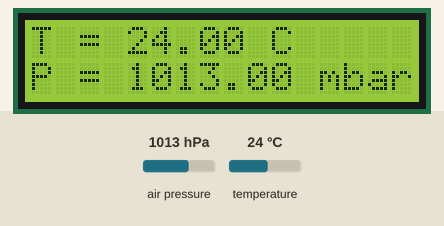
Simulated run of this sketch. Board: Particle Photon. On the bench: 16×2 character LCD. Inputs (shaded band) come from the test bench; at power-on: air pressure 1013 hPa, temperature 24 °C.

Above: at 1.2 s.
1.3 s: air pressure set to 952 hPa
At 3.2 s:
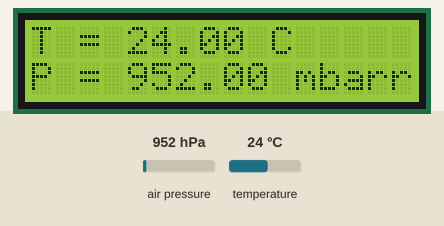
4.0 s: temperature set to 12 °C
At 5.1 s:
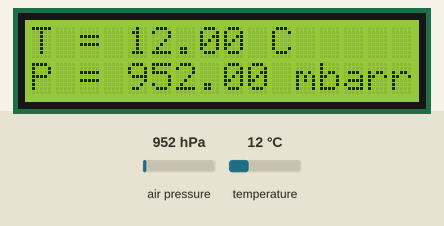
6.7 s: air pressure set to 975 hPa
At 8.8 s:
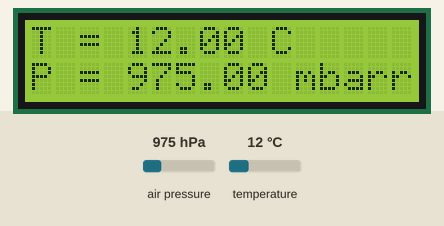
9.6 s: temperature set to 19 °C
At 10.6 s:
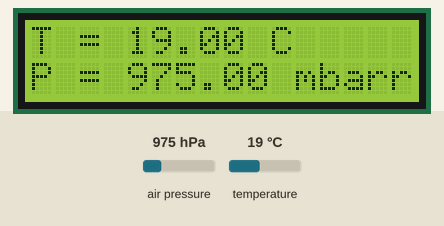
Timing chart, 0 to 12.6 s (numbered marks = the images above; inputs shaded):
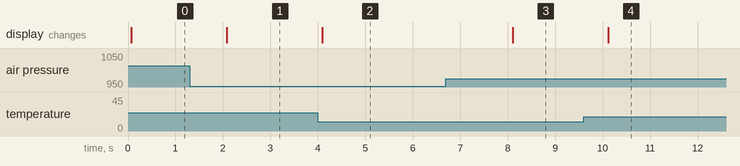

Measured:
- after the input at 1.3 s, the display: changes after 0.78 s (image 1)
- after the input at 4.0 s, the display: changes after 0.09 s (image 2)
- after the input at 6.7 s, the display: changes after 1.4 s (image 3)
- after the input at 9.6 s, the display: changes after 0.51 s (image 4)

The sketch:

kroll-lab-rhtp.ino
```cpp
/*
 * Project kroll-lab-rhtp
 * Description: Firmware to measure RHT and Pressure in Lab
 * Author: David H Hagan
 * Date: October 26, 2017
 */

// Initialize some shit
#include "Adafruit_BMP085.h"
#include "LiquidCrystal.h"

Adafruit_BMP085 bmp;
LiquidCrystal lcd(D4, D6, D7, D2, D3, D5);

double TEMP, PRESSURE;
int FLAG;

// setup() runs once, when the device is first turned on.
void setup() {
  waitUntil(Particle.connected);

  // Put initialization like pinMode and begin functions here.
  FLAG = 0;
  Serial.begin(9600);

  Wire.begin();

  // Initialize the LCD Display
  lcd.begin(16, 2);

  if (!bmp.begin()){
    Serial.println("Could not start Pressure Sensor");
    FLAG = 1;
  }

  Particle.variable("TEMP", TEMP);
  Particle.variable("PRESSURE", PRESSURE);
  Particle.variable("FLAG", FLAG);
}

// loop() runs over and over again, as quickly as it can execute.
void loop() {
  // The core of your code will likely live here.
  // Set the RH and T to be variables
  TEMP = bmp.readTemperature();

  // Convert pressure from Pa to mbar
  PRESSURE = bmp.readPressure() / 100.;

  lcd.setCursor(0, 0);
  lcd.print("T = ");
  lcd.print(TEMP);
  lcd.print(" C");

  lcd.setCursor(0, 1);
  lcd.print("P = ");
  lcd.print(PRESSURE);
  lcd.print(" mbar");


  delay(2000);

}
```
